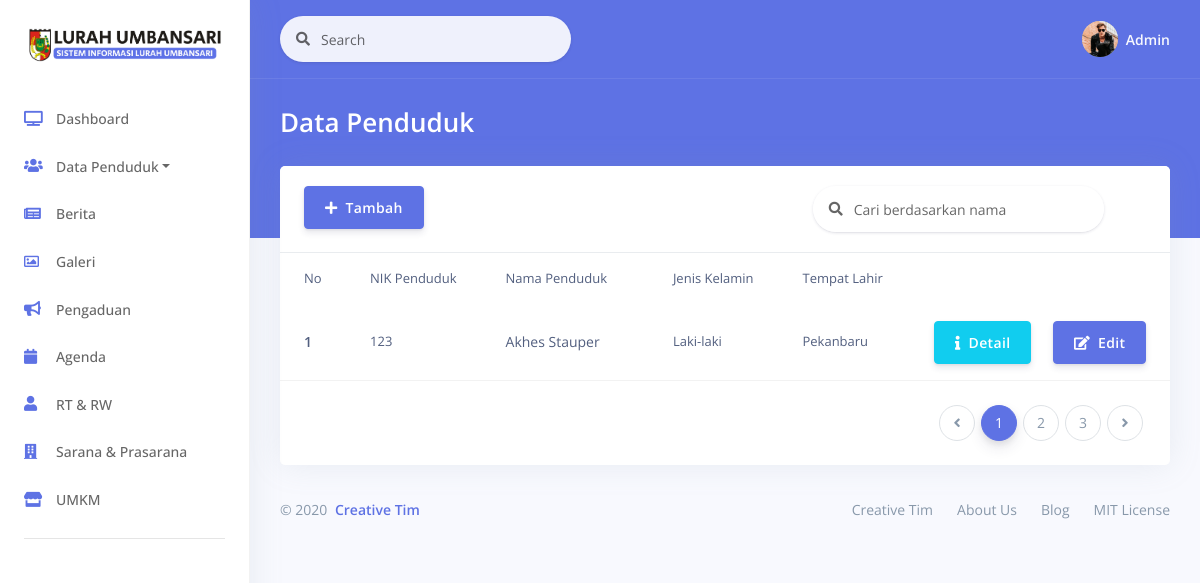
Before: /index.php/penduduk with the older database file.
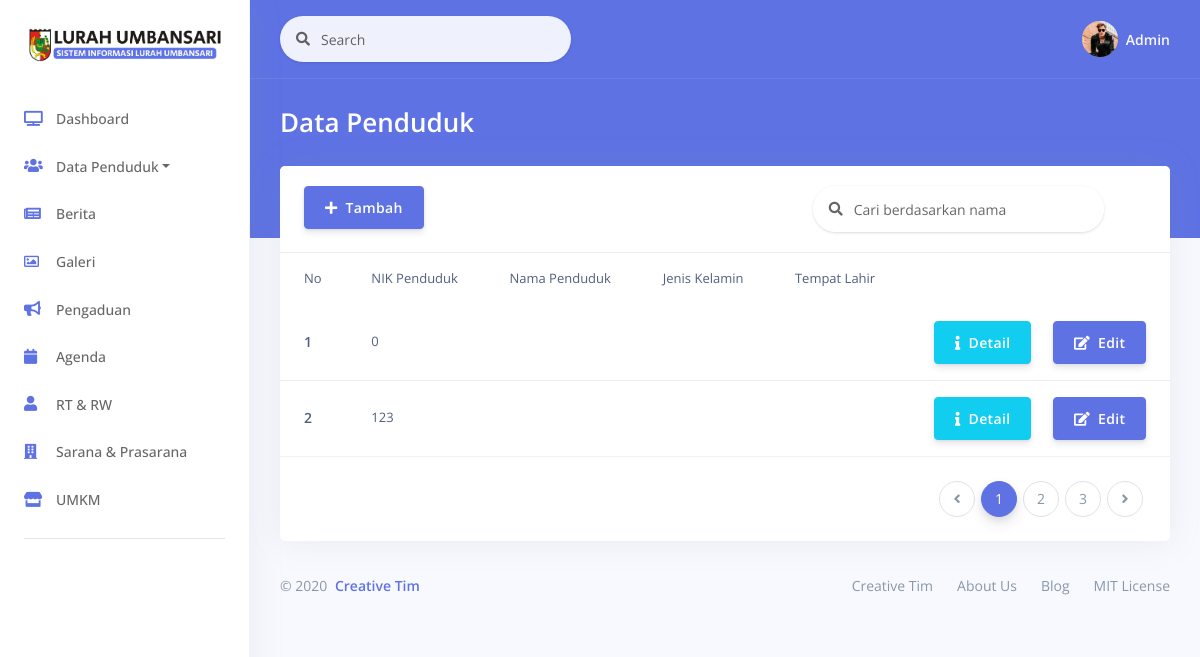
After: the same page with the newer database file.
### tables this page shows
CREATE TABLE `penduduk` (
  `pndk_id` int(10) NOT NULL,
  `pndk_nik` bigint(16) NOT NULL,
  `pndk_nokk` varchar(50) DEFAULT NULL,
  `pndk_alamat` varchar(50) DEFAULT NULL,
  `rt_id` int(5) NOT NULL,
  `rw_id` int(5) NOT NULL,
  `pndk_fullname` varchar(100) DEFAULT NULL,
  `pndk_jk` varchar(100) DEFAULT NULL,
  `pndk_tmp_lahir` varchar(100) DEFAULT NULL,
  `pndk_tgl_lahir` date DEFAULT NULL,
  `pndk_tlp` varchar(50) DEFAULT NULL,
  `agm_id` int(5) NOT NULL,
  `goldr_id` int(5) NOT NULL,
  `pnd_id` int(5) NOT NULL,
  `pkrj_id` int(5) NOT NULL,
  `sts_hub_id` int(5) NOT NULL,
  `stspnkn_id` int(5) NOT NULL,
  `pndk_akta_kawin` varchar(255) DEFAULT NULL,
  `pndk_akta_cerai` varchar(255) DEFAULT NULL,
  `pndk_kelainan` varchar(255) DEFAULT NULL,
  `pndk_desalurah` varchar(255) DEFAULT NULL,
  `pndk_kecamatan` varchar(255) DEFAULT NULL,
  `pndk_kabupatenkota` varchar(255) DEFAULT NULL,
  `pndk_provinsi` varchar(255) DEFAULT NULL,
  `pndk_kodepos` int(10) DEFAULT NULL,
  `pndk_tgl_kawin` date DEFAULT NULL,
  `pndk_nopaspor` varchar(255) DEFAULT NULL,
  `pndk_nama_ayah` varchar(255) DEFAULT NULL,
  `pndk_nama_ibu` varchar(255) DEFAULT NULL,
  `pndk_foto` varchar(255) NOT NULL DEFAULT 'default.png',
  `pndk_tgl_tambah` datetime NOT NULL DEFAULT current_timestamp(),
  `pndk_tlpkeluarga` varchar(255) DEFAULT NULL,
  `pndk_tgl_berakhir_paspor` date DEFAULT NULL,
  `pndk_akta_lahir` varchar(255) DEFAULT NULL,
  `pndk_noakta_lahir` varchar(255) DEFAULT NULL,
  `pndk_noakta_kawin` varchar(255) DEFAULT NULL,
  `pndk_noakta_cerai` varchar(255) DEFAULT NULL,
  `pndk_tgl_cerai` date DEFAULT NULL,
  `pndk_cacat` varchar(255) DEFAULT NULL,
  `pndk_nik_ayah` varchar(255) DEFAULT NULL,
  `pndk_nik_ibu` varchar(255) DEFAULT NULL,
  `pndk_namakk` varchar(255) DEFAULT NULL,
  `pndk_umur` int(11) DEFAULT NULL
);

### application/controllers/Penduduk.php (called while the page is built, shortened)
<?php
class Penduduk extends CI_Controller
{
    public function __construct()
    {
        $this->load->model('Penduduk_model');
        $this->load->model('Rw_model');
        $this->load->model('Rt_model');
        $this->load->model('Agama_model');
        $this->load->model('Gol_darah_model');
        $this->load->model('Pekerjaan_model');
        $this->load->model('Pendidikan_model');
        $this->load->model('Sts_hub_kel_model');
        $this->load->model('Sts_pernikahan_model');
    }
    function index()
    {
        $data['judul'] = "Halaman Penduduk";
        $data['penduduk'] = $this->Penduduk_model->get();
        $this->load->view("layout/header", $data);
        $this->load->view("data_penduduk/vw_penduduk", $data);
        $this->load->view("layout/footer", $data);
    }
}

### index.php (called while the page is built, shortened)
<?php
require_once BASEPATH.'core/CodeIgniter.php';

### application/models/Penduduk_model.php (called while the page is built, shortened)
<?php
class Penduduk_model extends CI_Model
{
    public $table = 'penduduk';
    public function get()
    {
        $this->db->from($this->table);
        $query = $this->db->get();
        return $query->result_array();
    }
}

### application/views/data_penduduk/vw_penduduk.php (the view, shortened to what the changed rows need)
<div class="main-content" id="panel">
    <div class="container-fluid mt--6">
        <div class="row">
            <div class="col">
                <div class="card">
                    <div class="table-responsive">
                        <table class="table align-items-center table-flush">
                            <thead class="thead-light">
                                <tr>
                                    <td scope="col" class="sort" data-sort="id">No</td>
                                    <td scope="col" class="sort" data-sort="nik">NIK Penduduk</td>
                                    <td scope="col" class="sort" data-sort="nama">Nama Penduduk</td>
                                    <td scope="col">Jenis Kelamin</td>
                                    <td scope="col" class="sort" data-sort="asal">Tempat Lahir</td>
                                    <td scope="col"></td>
                                </tr>
                            </thead>
                            <tbody class="list">
                                <?php
                                $i = 1;
                                foreach ($penduduk as $p) {
                                ?>
                                    <tr>
                                        <th scope="row">
                                            <div class="media-body">
                                                <span class="name mb-0 text-sm"><?= $i ?></span>
                                            </div>
                                        </th>
                                        <td class="budget">
                                            <?= $p['pndk_nik'] ?>
                                        </td>
                                        <td>
                                            <span class="badge badge-dot mr-4">
                                                <span class="status"><?= $p['pndk_fullname'] ?></span>
                                            </span>
                                        </td>
                                        <td>
                                            <?= $p['pndk_jk'] ?>
                                        </td>
                                        <td>
                                            <div class="d-flex align-items-center">
                                                <span class="completion mr-2"><?= $p['pndk_tmp_lahir'] ?></span>
                                            </div>
                                        </td>
                                        <td class="text-right">
                                            <a href="<?= site_url('Penduduk/detail/') . $p['pndk_id']; ?>" class="btn btn-info"><i class="fas fa-info"></i>&nbsp;&nbsp;Detail</a>&nbsp;&nbsp;&nbsp;
                                            <a href="<?= site_url('Penduduk/edit/') . $p['pndk_id']; ?>" class="btn btn-primary"><i class="fas fa-edit"></i>&nbsp;&nbsp;Edit</a>
                                        </td>
                                    </tr>
                                <?php $i++;
                                } ?>
                            </tbody>
                        </table>
                    </div>
                </div>
            </div>
        </div>

Changed rows visible on the page:
removed penduduk: pndk_nik "123", pndk_fullname "Akhes Stauper", pndk_jk "Laki-laki", pndk_tmp_lahir "Pekanbaru"
added penduduk: pndk_nik "0"
added penduduk: pndk_nik "123"
